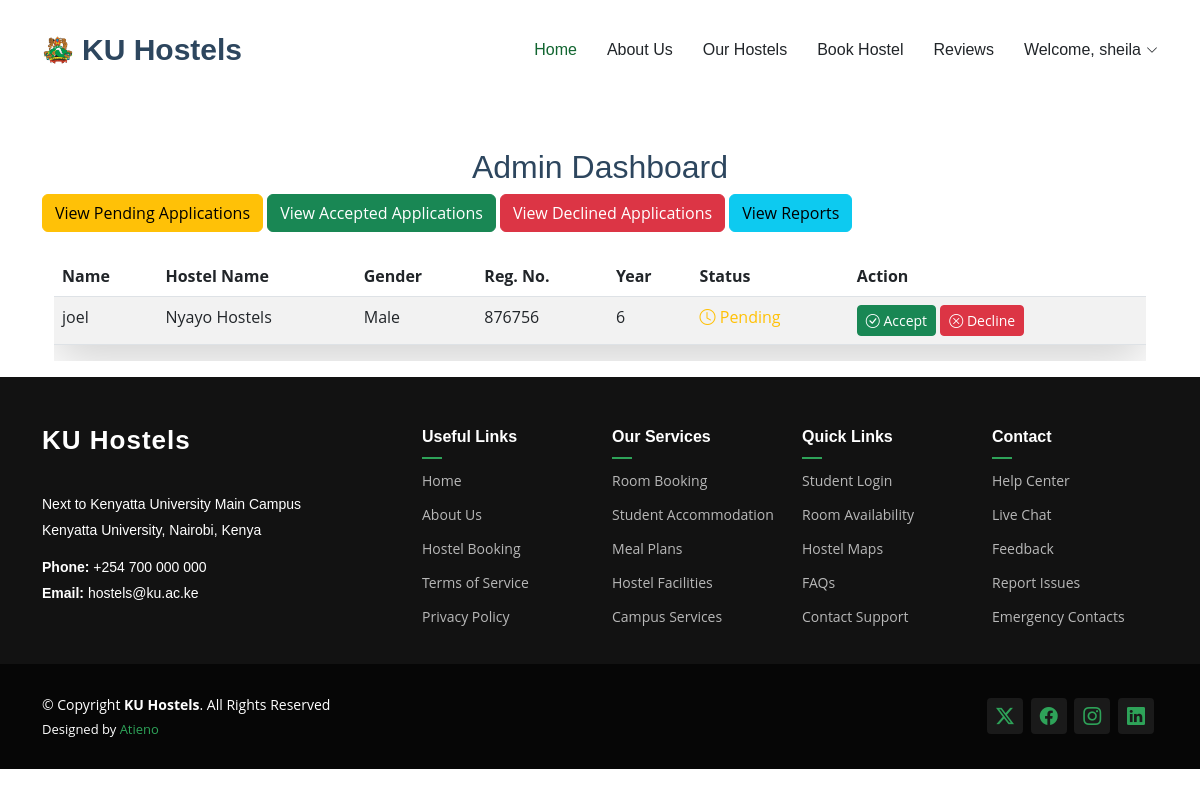
Page /admin-dashboard/ (signed in) on the earlier database version.
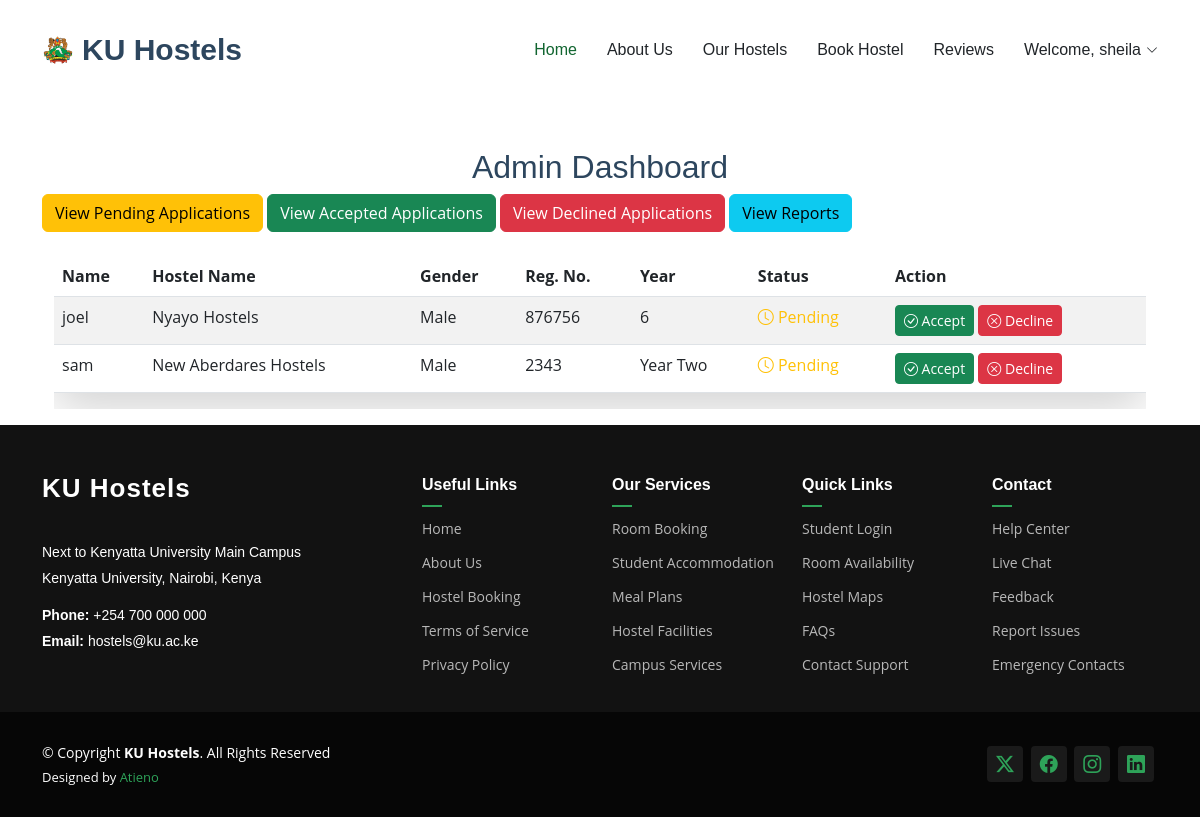
Same page on the later database version.
### myapp/models.py (models this page shows, shortened)
class HostelApplication(models.Model):
    GENDER_CHOICES = [
        ('Male', 'Male'),
        ('Female', 'Female'),
    ]
    HOSTEL_TYPE_CHOICES = [
        ('Single Room', 'Single Room'),
        ('Double Room', 'Double Room'),
        ('Triple Room', 'Triple Room'),
        ('Quadruple Room', 'Quadruple Room'),
        ('Quintuple Room', 'Quintuple Room'),
        ('Sextuple Room', 'Sextuple Room'),
    ]
    LOCATION_CHOICES = [
        ('On-campus', 'On-campus'),
        ('Off-campus', 'Off-campus'),
    ]
    STATUS_CHOICES = [
        ('Pending', 'Pending'),
        ('Allocated', 'Allocated'),
    ]
    YEAR_OF_STUDY_CHOICES = [
        ('Year One', 'Year One'),
        ('Year Two', 'Year Two'),
        ('Year Three', 'Year Three'),
        ('Year Four', 'Year Four'),
        ('Year Five', 'Year Five'),
        ('Year Six', 'Year Six'),
    ]
    user = models.ForeignKey(User, on_delete=models.CASCADE)
    name = models.CharField(max_length=100)
    reg_number = models.CharField(max_length=50, unique=True)
    year_of_study = models.CharField(max_length=20, choices=YEAR_OF_STUDY_CHOICES)
    gender = models.CharField(max_length=10, choices=GENDER_CHOICES)
    hostel_type = models.CharField(max_length=20, choices=HOSTEL_TYPE_CHOICES)
    location = models.CharField(max_length=10, choices=LOCATION_CHOICES)
    hostel_name = models.CharField(max_length=100)
    cost_per_semester = models.DecimalField(max_digits=10, decimal_places=2)
    status = models.CharField(max_length=10, choices=STATUS_CHOICES, default='Pending')

### myapp/views.py (the view, shortened to what this page needs)
# urls.py: path('admin-dashboard/', views.admin_dashboard, name='admin_dashboard'),
@staff_member_required
def admin_dashboard(request):
    status = request.GET.get('status', 'Pending')  # Default to 'Pending'
    applications = HostelApplication.objects.filter(status=status)
    return render(request, 'admin_dashboard.html', {'applications': applications})

### templates/admin_dashboard.html (shortened to what this page needs)
{% extends 'base.html' %}
{% load static %}
{% block Content %}
<div class="container mt-5">
    <h2 class="text-center">Admin Dashboard</h2>
    <div class="mb-3">
        <a href="{% url 'myapp:admin_dashboard' %}?status=Pending" class="btn btn-warning">View Pending Applications</a>
        <a href="{% url 'myapp:admin_dashboard' %}?status=Allocated" class="btn btn-success">View Accepted Applications</a>
        <a href="{% url 'myapp:admin_dashboard' %}?status=Declined" class="btn btn-danger">View Declined Applications</a>
        <a href="{% url 'myapp:view_hostel_reports' %}" class="btn btn-info">View Reports</a>
    </div>
    <form method="post" class="container mt-4">
        <div class="table-responsive">
            <table class="table table-striped table-hover shadow-lg">
                <thead class="thead-dark">
                    <tr>
                        <th>Name</th>
                        <th>Hostel Name</th>
                        <th>Gender</th>
                        <th>Reg. No.</th>
                        <th>Year</th>
                        <th>Status</th>
                        <th>Action</th>
                    </tr>
                </thead>
                <tbody>
                    {% for application in applications %}
                    <tr>
                        <td>{{ application.name }}</td>
                        <td>{{ application.hostel_name }}</td>
                        <td>{{ application.gender }}</td>
                        <td>{{ application.reg_number }}</td>
                        <td>{{ application.year_of_study }}</td>
                        <td>
                            {% if application.status == "Pending" %}
                                <span class="text-warning"><i class="bi bi-clock"></i> Pending</span>
                            {% elif application.status == "Allocated" %}
                                <span class="text-success"><i class="bi bi-check-lg"></i> Accepted</span>
                            {% else %}
                                <span class="text-danger"><i class="bi bi-x-lg"></i> Declined</span>
                            {% endif %}
                        </td>
                        <td>
                            {% if application.status == "Pending" %}
                                <button type="submit" name="accept_application_id" value="{{ application.id }}" class="btn btn-success btn-sm">
                                    <i class="bi bi-check-circle"></i> Accept
                                </button>
                                <button type="submit" name="decline_application_id" value="{{ application.id }}" class="btn btn-danger btn-sm">
                                    <i class="bi bi-x-circle"></i> Decline
                                </button>
                            {% endif %}
                        </td>
                    </tr>
                    {% empty %}
                    <tr>
                        <td colspan="7" class="text-center text-muted">No applications found.</td>
                    </tr>
                    {% endfor %}
                </tbody>
            </table>
        </div>
    </form>
</div>
{% endblock %}

Differences in the rows shown:
added HostelApplication: name "sam", hostel_name "New Aberdares Hostels", gender "Male", reg_number "2343", year_of_study "Year Two", status "Pending" (drawn), {{ application.id }} 11 (drawn)
